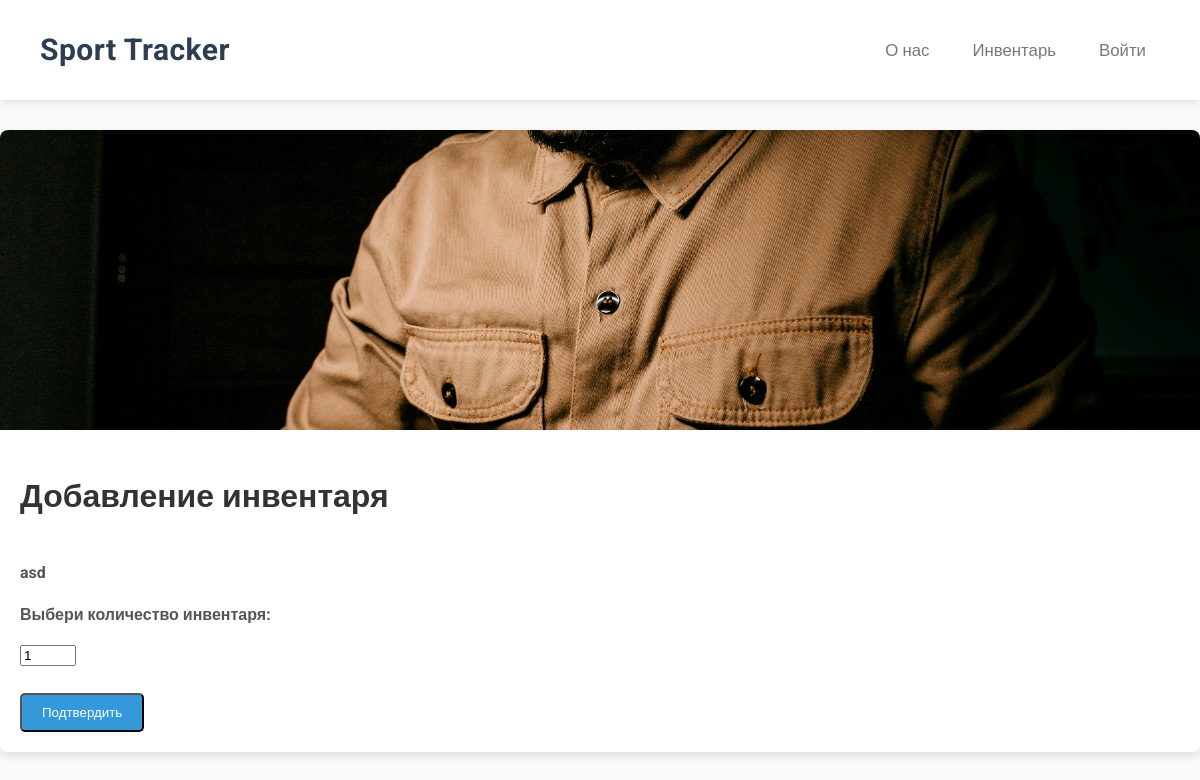
/add_voting?id=1, run on an earlier commit of the app's database.
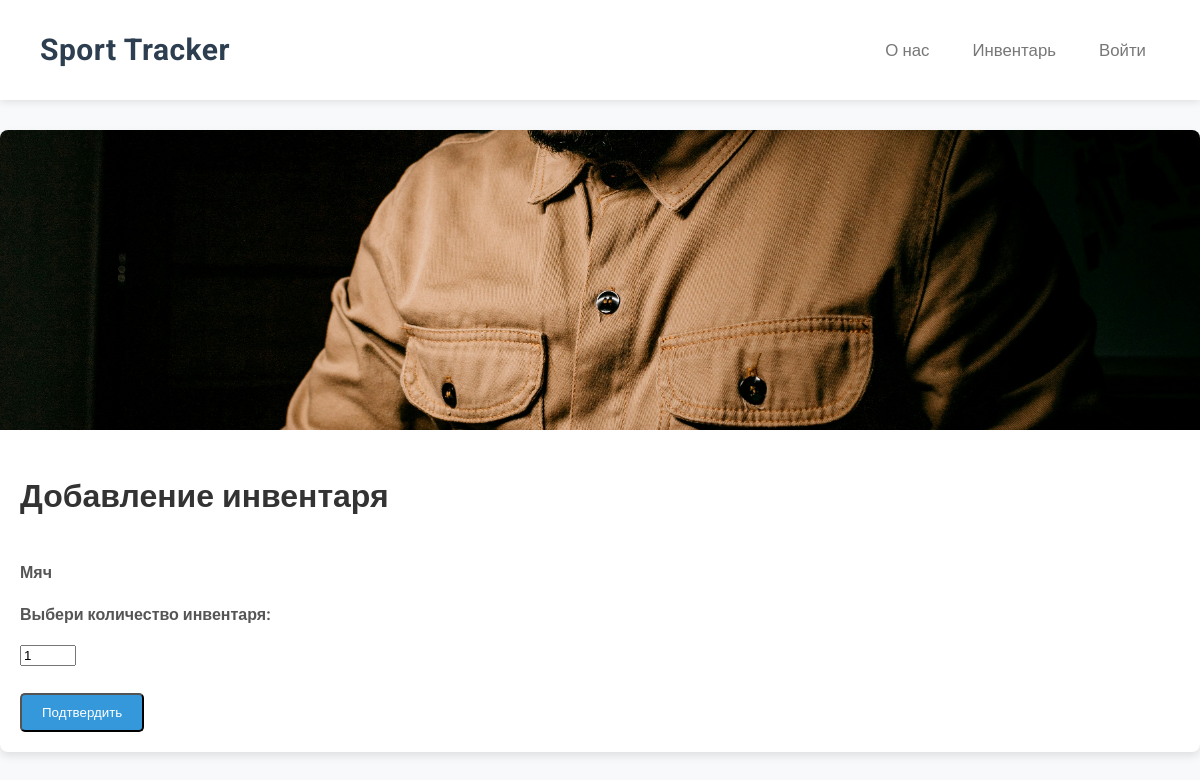
And on a later commit of the database.
### main/models.py (models this page shows, shortened)
class Votings(models.Model):
    author = models.ForeignKey(User, on_delete=models.CASCADE)
    image = models.ImageField(upload_to=get_image_upload_path, blank=True, null=True)
    name = models.TextField()
    questions_number = models.IntegerField()
    type_of_voting = models.TextField()

### main/views.py (the view, shortened to what this page needs)
# urls.py: path('add_voting', add_voting, name='add_voting'),
def add_voting(request):
    context = {"IsExist": False}
    id_of_page = request.GET.get("id", None)
    if id_of_page is None:
        return redirect("/catalog")
    _voting = get_object_or_404(Votings, id=id_of_page)
    context["IsExist"] = True
    context["about_label"] = _voting.name
    context["author"] = _voting.author
    context["questions_number"] = _voting.questions_number
    context["voting_id"] = _voting.id
    context["type_of_voting"] = _voting.type_of_voting
    directory = os.path.join('main', 'uploads', 'users', 'admin')
    context["url_to_avatar"] = ""
    if os.path.exists(directory):
        if os.listdir(directory):
            context["url_to_avatar"] = f"/uploads/users/admin/{os.listdir(directory)[0]}"
    directory = os.path.join('main', 'uploads', 'votings', 'admin', str(_voting.id))
    context["url_to_header"] = ""
    if os.path.exists(directory):
        if os.listdir(directory):
            context["url_to_header"] = f"/uploads/votings/admin/{_voting.id}/{os.listdir(directory)[0]}"
    context['BASE_DIR'] = settings.BASE_DIR
    return render(request, 'add_voting.html', context)

### main/templates/add_voting.html (shortened to what this page needs)
{% load static %}
<!DOCTYPE html>
<html lang="en">
<head>
    <link rel="stylesheet" href="{% static 'survey.css' %}">
    <link rel="stylesheet" href="{% static 'profile.css' %}">
    <link rel="stylesheet" href="{% static 'about_us.css' %}">
    <link rel="stylesheet" href="{% static 'header.css' %}">
</head>
{% include 'header.html' %}
<body>
    <div class="container">
        <div class="item">
            <div class="wrapper exmpl">
                <img src="{{ url_to_header }}" alt="Шапка опроса">
            </div>
            <div class="card">
                {% if IsExist %}
                    <h1>Добавление инвентаря</h1>
                    <form method="post" action="{% url 'add_voting' %}?id={{voting_id}}">
                         <div>
                            <p><b>{{ about_label }}</b></p>
                         </div>
                        <div>
                            <p><b>Выбери количество инвентаря:</b></p>
                            <input type="number" name="questions_count" min="1" max="{{ questions_number }}" value="1">
                         </div><br>
                        <input class="card_link" type="submit" value="Подтвердить">
                    </form>
                {% else %}
                    <h3>Инвентарь не найден!</h3>
                {% endif %}
            </div>
        </div>
    </div>
</body>
</html>

What changed in the data, as far as the page shows it:
changed Votings: name "asd" → "Мяч"
